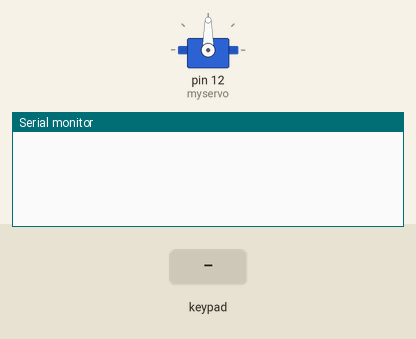
This sketch was run on a simulated Arduino Uno, built with avr-gcc and run on an emulated ATmega328P. Shown: servo, the last lines printed to the serial monitor. The inputs (shaded band) are chosen by the test bench.

Above: at 1.2 s.
1.3 s: key '1' pressed
At 2.2 s:
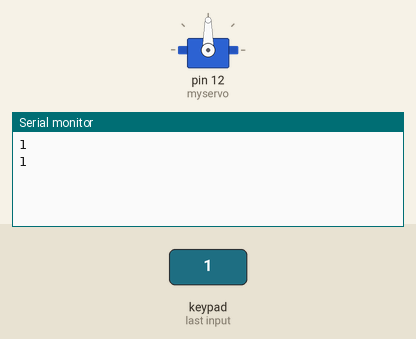
2.8 s: keypad keys 9 8 7 6 pressed 0.4 s apart
At 3.86 s:
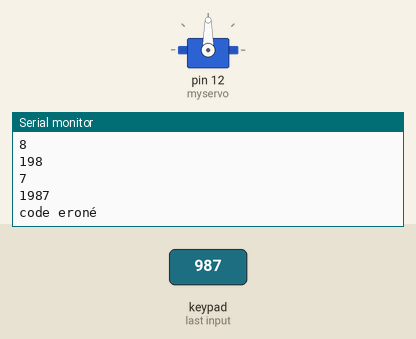
5.9 s: key 'A' pressed
At 7.1 s:
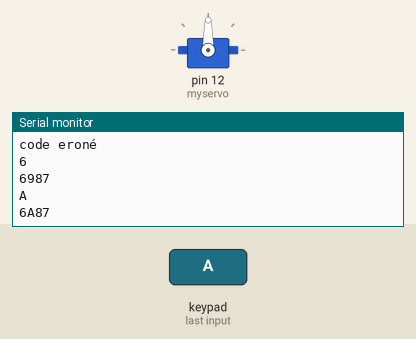
7.4 s: keypad keys 9 8 7 6 # pressed 0.4 s apart
At 9.4 s:
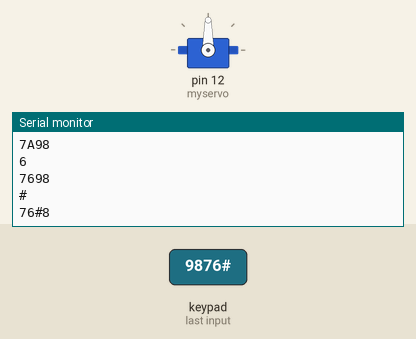
10.9 s: key 'B' pressed
At 12.1 s:
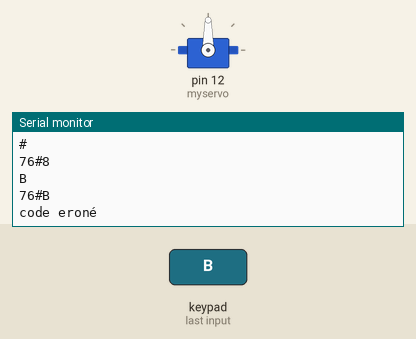
12.4 s: keypad keys 9 8 7 6 * pressed 0.4 s apart
At 14.4 s:
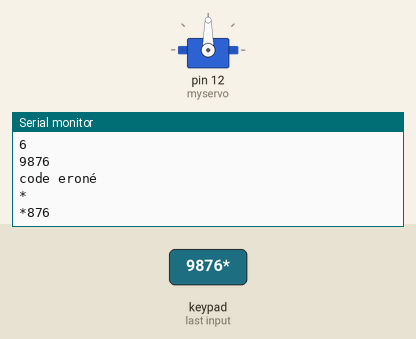
Timing chart, 0 to 15.9 s (numbered marks = the images above; inputs shaded):
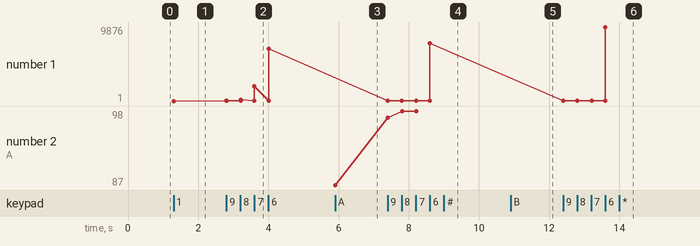

The sketch:

clavier.ino
```cpp
/* @file CustomKeypad.pde
|| @version 1.0
|| @author Alexander Brevig
|| @contact alexanderbrevig@gmail.com
||
|| @description
|| | Demonstrates changing the keypad size and key values.
|| #
*/
#include "Keypad.h"
#include <Servo.h>

Servo myservo;  // create servo object to control a servo
int pos;
const byte ROWS = 4; //four rows
const byte COLS = 4; //four columns
//define the cymbols on the buttons of the keypads
char hexaKeys[ROWS][COLS] = {
  {'1','2','3','A'},
  {'4','5','6','B'},
  {'7','8','9','C'},
  {'*','0','#','D'}
};
byte rowPins[ROWS] = {9, 8, 7, 6}; //connect to the row pinouts of the keypad
byte colPins[COLS] = {5, 4, 3, 2}; //connect to the column pinouts of the keypad

//initialize an instance of class NewKeypad
Keypad customKeypad = Keypad( makeKeymap(hexaKeys), rowPins, colPins, ROWS, COLS);

void setup(){
  Serial.begin(9600);
  myservo.attach(12);
}
int i=0;
char  pass[5];
void loop(){
  char customKey = customKeypad.getKey();

  if (customKey){
    Serial.println(customKey);

    if(i<=3){
      pass[i] = customKey;
      Serial.println(pass);
      }
     i++;
     if(i==4){
        pass[4]='\0';
        if(pass[0]=='1' and pass[1]=='2' and pass[2]=='3' and pass[3]=='4'){
          Serial.println("code accepter");
            for (pos = 30; pos <= 120; pos +=10 ) { // goes from 0 degrees to 180 degrees
    // in steps of 1 degree
    myservo.write(pos);              // tell servo to go to position in variable 'pos'
    delay(100);                       // waits 15ms for the servo to reach the position
  }
  delay(3000);
  for (pos = 120; pos >= 30; pos-= 10) { // goes from 180 degrees to 0 degrees
    myservo.write(pos);              // tell servo to go to position in variable 'pos'
    delay(100);                       // waits 15ms for the servo to reach the position
}
      }else{
        Serial.println("code eroné");
      }
      i=0;
    }
  }
}
```

Measured:
- after the input at 1.3 s, the serial monitor: prints a new line at once (image 1)
- after the input at 2.8 s, the serial monitor: prints a new line at once (image 2)
- after the input at 5.9 s, the serial monitor: prints a new line at once (image 3)
- after the input at 7.4 s, the serial monitor: prints a new line at once (image 4)
- after the input at 10.9 s, the serial monitor: prints a new line at once (image 5)
- after the input at 12.4 s, the serial monitor: prints a new line at once (image 6)
- plotted number 1: 1 → 6987 after the input at 2.8 s, 6987 → 7698 after the input at 7.4 s, 7698 → 9876 after the input at 12.4 s
- plotted number 2: 87 → 98 after the input at 7.4 s
